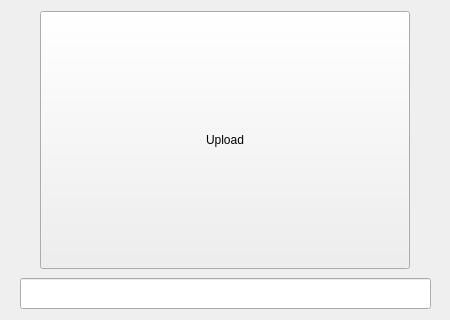
<?xml version="1.0" encoding="UTF-8"?>
<ui version="4.0">
 <class>uploadWidget</class>
 <widget class="QWidget" name="uploadWidget">
  <property name="geometry">
   <rect>
    <x>0</x>
    <y>0</y>
    <width>450</width>
    <height>320</height>
   </rect>
  </property>
  <property name="windowTitle">
   <string>Form</string>
  </property>
  <widget class="QLineEdit" name="lineEdit">
   <property name="geometry">
    <rect>
     <x>20</x>
     <y>278</y>
     <width>411</width>
     <height>31</height>
    </rect>
   </property>
   <property name="readOnly">
    <bool>true</bool>
   </property>
  </widget>
  <widget class="QPushButton" name="pushButtonUpload">
   <property name="geometry">
    <rect>
     <x>40</x>
     <y>11</y>
     <width>370</width>
     <height>258</height>
    </rect>
   </property>
   <property name="text">
    <string>Upload</string>
   </property>
  </widget>
 </widget>
 <resources/>
 <connections/>
</ui>
